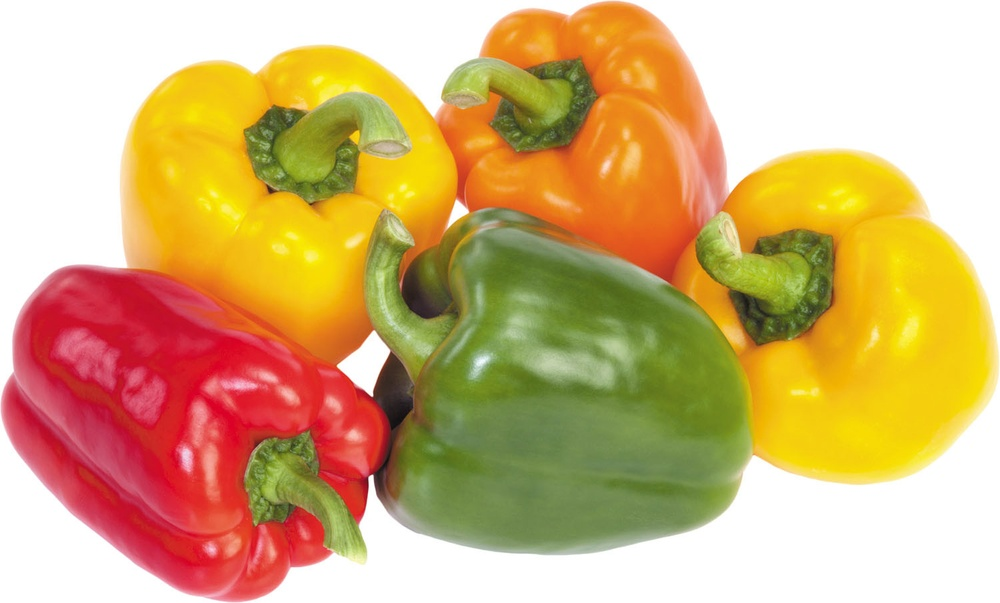
%> input picture peppers.jpg, 1000 x 603 px, shrunk from 1500 x 905 before the run
$ octave rgb_to_hsi_x.m   (GNU Octave 9; MATLAB toolbox functions it lacks are replaced by stand-ins)
%> lines starting %> are read from the running program, lines starting %| are printed output that depends on the picture; in (x1, y1, x2, y2) boxes, pixels count from 0 and x2, y2 are one past the last pixel; in counts of white or black regions, pixels touching at a corner belong together; the program's own positions count from 1
pkg load image;
clc; clear; close all;

% 1. Read & Normalize RGB components (0.0 to 1.0)
img = double(imread('peppers.jpg')) / 255;
R = img(:,:,1);  G = img(:,:,2);  B = img(:,:,3);

% 2. INTENSITY & SATURATION
I = (R + G + B) / 3;
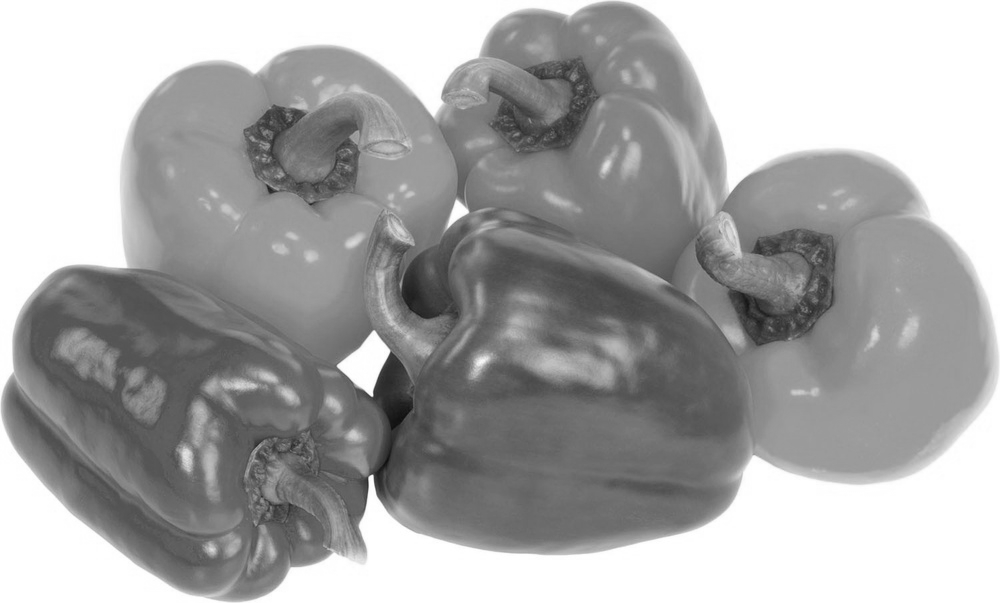
%> I: size 603x1000 double; min 0.0575, max 1, mean 0.663
S = 1 - (3 ./ (R + G + B + eps)) .* min(min(R, G), B);

% 3. HUE (using element-wise math)
num = 0.5 * ((R - G) + (R - B));
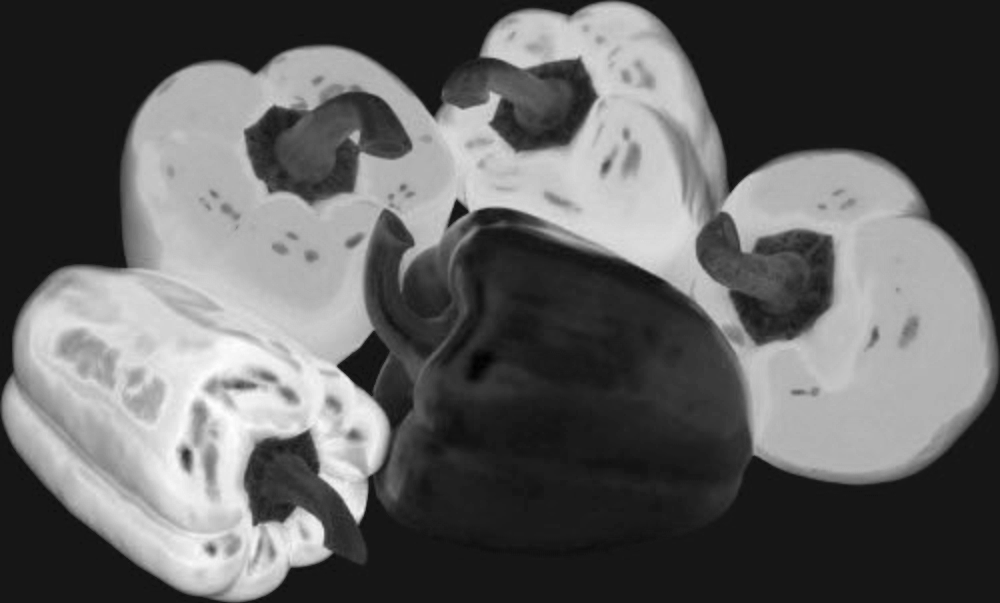
%> num: size 603x1000 double; min -0.0765, max 0.794, mean 0.254; drawn with min black and max white
den = sqrt((R - G).^2 + (R - B) .* (G - B)) + eps;
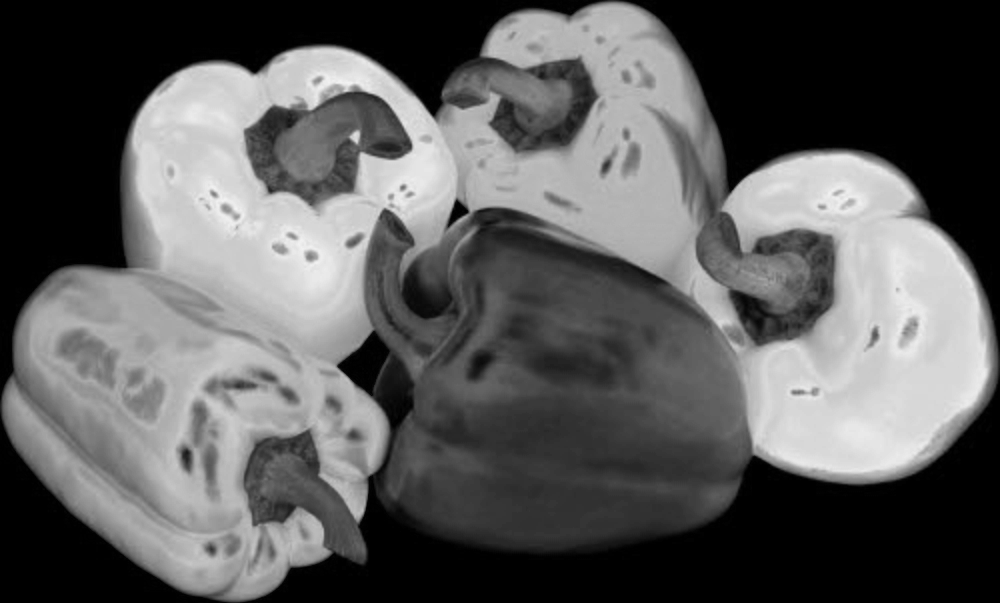
%> den: size 603x1000 double; min 2.22e-16, max 0.955, mean 0.36

val = max(-1, min(1, num ./ den)); % Clamp to [-1, 1]
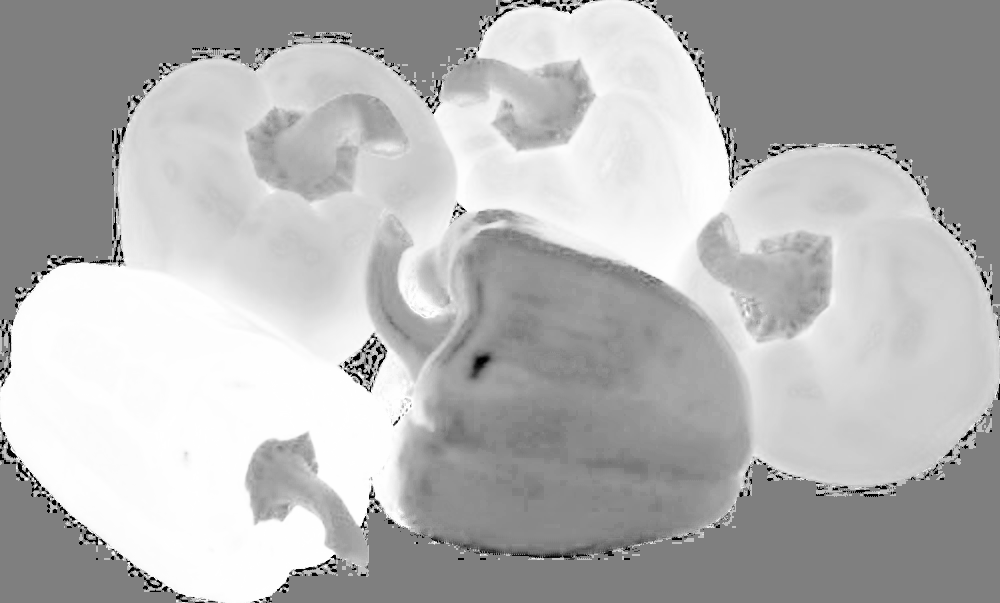
%> val: size 603x1000 double; min -1, max 1, mean 0.423; drawn with min black and max white
theta = acosd(val);
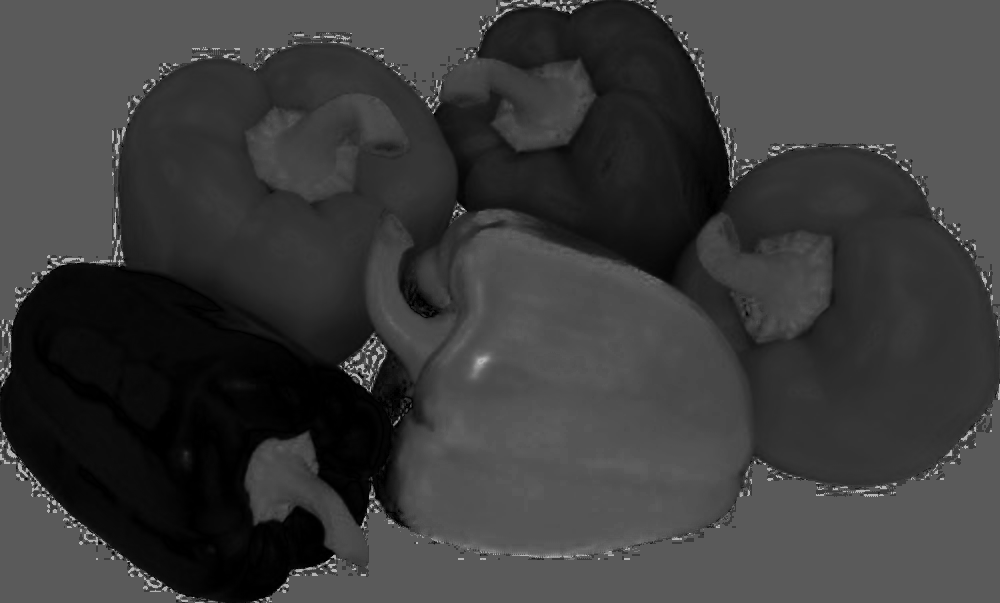
%> theta: size 603x1000 double; min 1.48e-06, max 180, mean 60

H = theta;
H(B > G) = 360 - theta(B > G);    % If B > G, H = 360 - theta
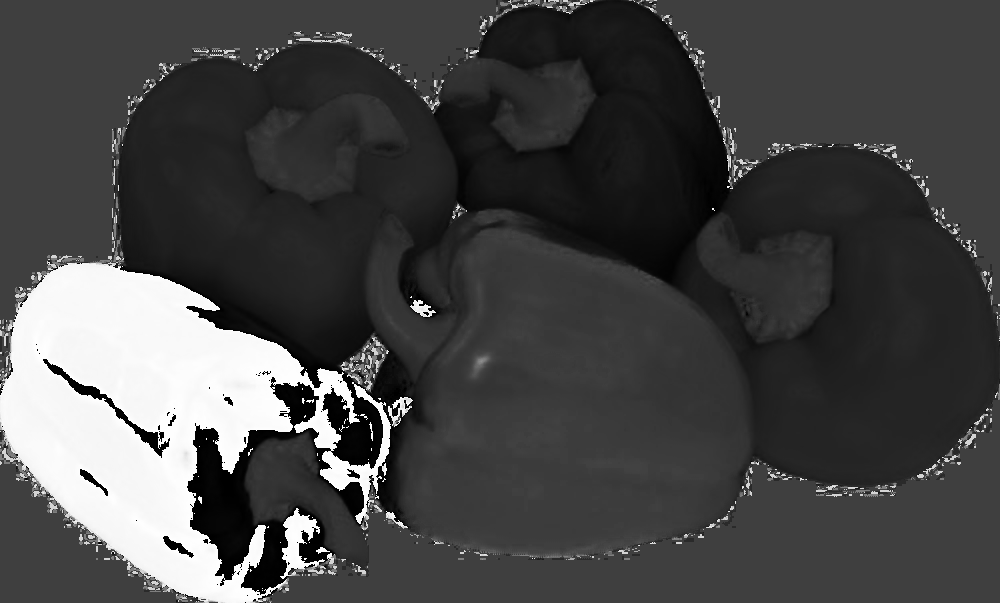
%> H: size 603x1000 double; 11.8% of pixels changed, all inside (x1, y1, x2, y2) = (0, 0, 1000, 603); drawn with min black and max white
H(R == G & G == B) = 0;           % Monochromatic pixels have H = 0
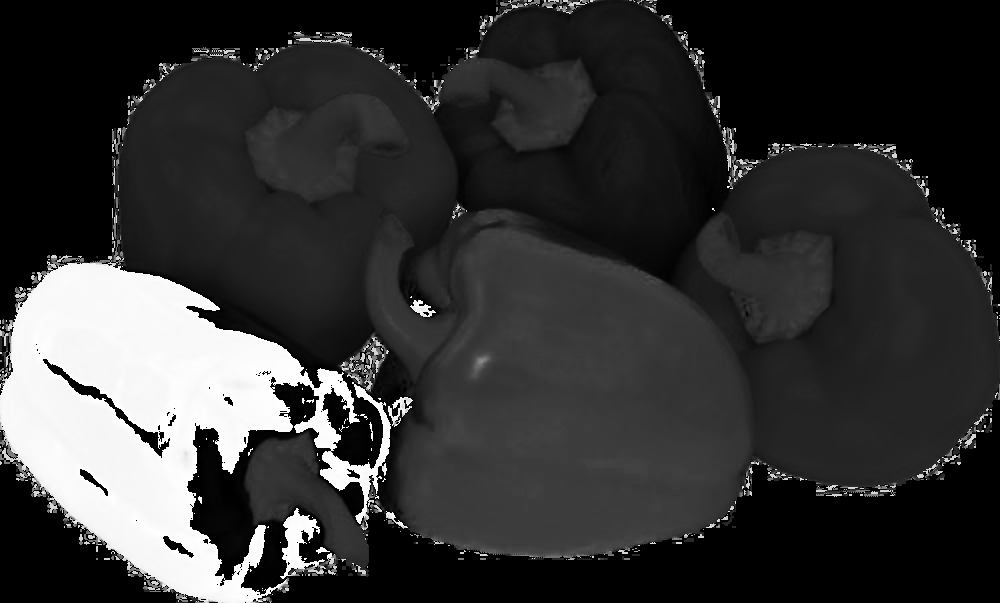
%> H: size 603x1000 double; min 0, max 359.7, mean 73.1; drawn with min black and max white

% 4. Display Results
figure;
subplot(2,2,1); imshow(img);     title('RGB');
subplot(2,2,2); imshow(H / 360); title('Hue');
subplot(2,2,3); imshow(S);       title('Saturation');
subplot(2,2,4); imshow(I);       title('Intensity');
